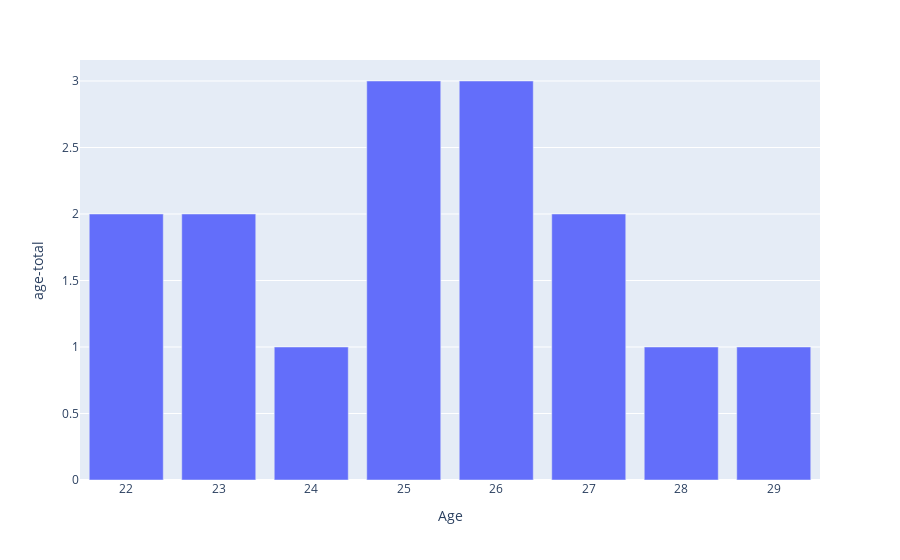

The notebook cell saved with this chart:
### Code cell
fig = px.bar(age_count, x=age_count['Age'], y=age_count['age-total'])
fig.show()

### Figure 1 — Plotly figure (JSON) as saved in the notebook; plotly's stock layout.template omitted (floating-point values rounded to 4 significant figures)
{"data": [{"hovertemplate": "Age=%{x}<br>age-total=%{y}<extra></extra>", "legendgroup": "", "marker": {"color": "#636efa", "pattern": {"shape": ""}}, "name": "", "orientation": "v", "showlegend": false, "textposition": "auto", "type": "bar", "x": [22.0, 23.0, 24.0, 25.0, 26.0, 27.0, 28.0, 29.0], "xaxis": "x", "y": [2, 2, 1, 3, 3, 2, 1, 1], "yaxis": "y"}], "layout": {"barmode": "relative", "legend": {"tracegroupgap": 0}, "margin": {"t": 60}, "xaxis": {"anchor": "y", "domain": [0, 1], "title": {"text": "Age"}}, "yaxis": {"anchor": "x", "domain": [0, 1], "title": {"text": "age-total"}}}}
